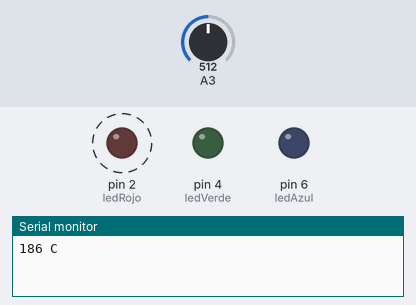
Simulated run of this sketch. Board: Arduino Uno, built with avr-gcc and run on an emulated ATmega328P. Parts: output pins drawn as LEDs (lit = HIGH), the last lines printed to the serial monitor. Dashed ring = blinking. Inputs (shaded band) come from the test bench; at power-on: A3 = 512.

Above: at 0.8 s.
1.7 s: A3 set to 226
5.4 s: A3 set to 208
At 6.4 s:
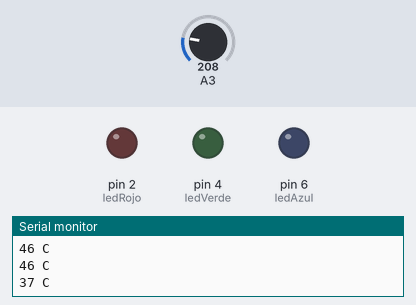
9.1 s: A3 set to 122
At 10.7 s:
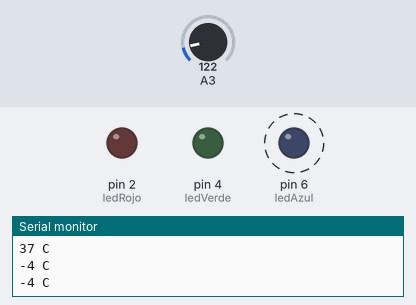
12.8 s: A3 set to 306
At 14.1 s:
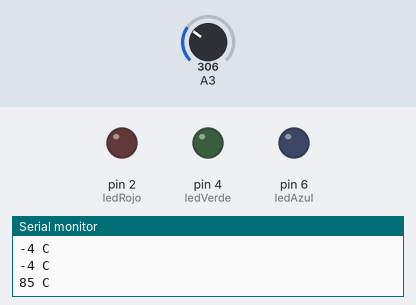
16.5 s: A3 set to 28
At 18.4 s:
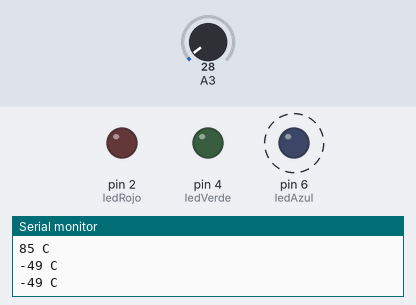
Timing chart, 0 to 21.0 s (numbered marks = the images above; inputs shaded):
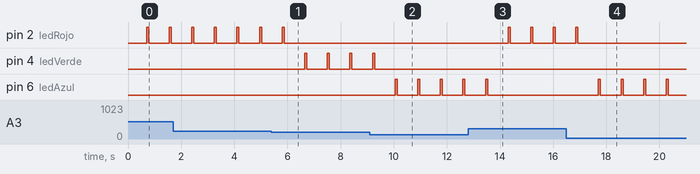

The sketch:

PRUEBA_ARDUINO_GENERICO_SENSOR_TEMP_LM_35.ino
```cpp
int ledRojo = 2;
int ledVerde = 4;
int ledAzul = 6;


void setup()
{
  Serial.begin(9600);


  pinMode(ledRojo, OUTPUT);
  pinMode(ledVerde, OUTPUT);
  pinMode(ledAzul, OUTPUT);


}

void loop()
{


  int in = analogRead(3);
  float volt = in * (5.0 / 1024.0);
  float temp = ((volt - 0.616) * 100)-2; //Factor de temperatura encontrado experimentalmente
  int tempT = temp;
  Serial.print(tempT);
  Serial.print(" C");
  Serial.print("\n");
  delay(700);


  if (tempT >=38) {
  digitalWrite(ledRojo, HIGH);
  delay(75);
  digitalWrite(ledRojo, LOW);
  delay(75);
  digitalWrite(ledVerde, LOW);
  digitalWrite(ledAzul, LOW);

  }

  else if ((tempT) <38 && (tempT) >=35) {

  digitalWrite(ledVerde, HIGH);
  delay(75);
  digitalWrite(ledVerde, LOW);
  delay(75);
  digitalWrite(ledRojo, LOW);
  digitalWrite(ledAzul, LOW);


  }

  else {

    digitalWrite(ledAzul, HIGH);
    delay(75);
    digitalWrite(ledAzul, LOW);
    delay(75);
    digitalWrite(ledRojo, LOW);
    digitalWrite(ledVerde, LOW);


  }


}
```

Measured:
- the behaviour switches between 209 and 208 on A3 (found by bisection; images 0 and 1)
- after the input at 5.4 s, pin 2 (ledRojo): goes on until 5.9 s, then stays LOW; pin 4 (ledVerde): alternates HIGH for 0.08 s and LOW for 0.78 s, starting after 1.3 s
- after the input at 9.1 s, pin 4 (ledVerde): goes on until 9.3 s, then stays LOW; pin 6 (ledAzul): alternates HIGH for 0.08 s and LOW for 0.78 s, starting after 0.95 s
- after the input at 12.8 s, pin 2 (ledRojo): alternates HIGH for 0.08 s and LOW for 0.78 s, starting after 1.5 s; pin 6 (ledAzul): goes on until 13.5 s, then stays LOW
- after the input at 16.5 s, pin 2 (ledRojo): goes on until 16.9 s, then stays LOW; pin 6 (ledAzul): alternates HIGH for 0.08 s and LOW for 0.78 s, starting after 1.2 s
- by itself, pin 2 (ledRojo): alternates HIGH for 0.08 s and LOW for 0.78 s
